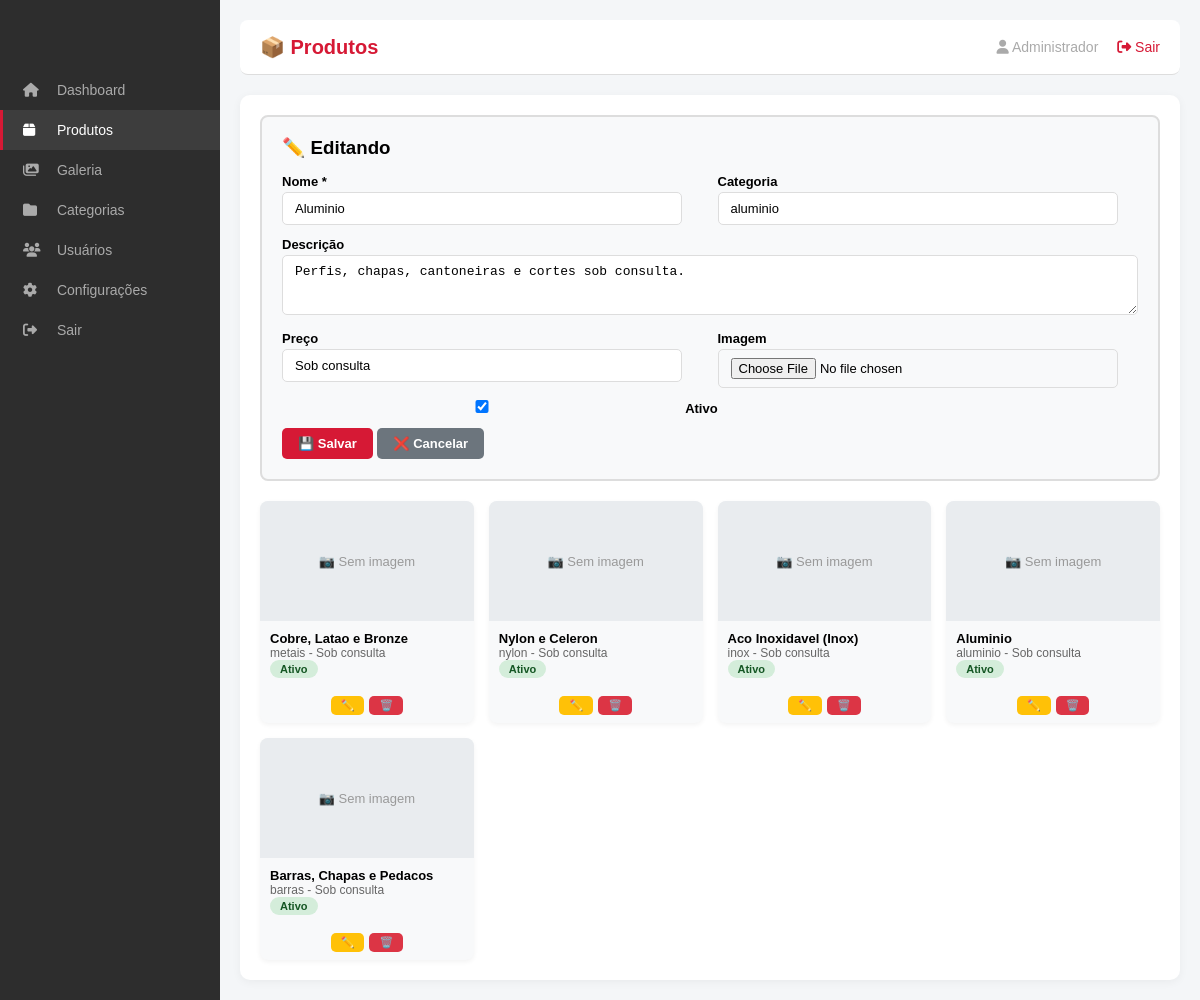
Screenshot of /painel_industrial/admin.php?modulo=produtos&edit=4 (signed in) with the database file from the repository.
### tables this page shows
CREATE TABLE `produtos` (
  `id` int(11) NOT NULL AUTO_INCREMENT,
  `categoria` varchar(50) NOT NULL,
  `nome` varchar(100) NOT NULL,
  `descricao` text DEFAULT NULL,
  `icone` varchar(50) DEFAULT NULL,
  `imagem` varchar(255) DEFAULT NULL,
  `ativo` tinyint(1) DEFAULT 1,
  `created_at` timestamp NOT NULL DEFAULT current_timestamp(),
  `updated_at` timestamp NOT NULL DEFAULT current_timestamp() ON UPDATE current_timestamp(),
  `preco` varchar(50) DEFAULT 'Sob consulta',
  PRIMARY KEY (`id`)
);

### config/database.php (called while the page is built, shortened)
<?php
$host = "localhost";
$dbname = "u119221664_ferrobras_site";
$user = "u119221664_ferrobras_user";
$pass = "Ferrobras@2026";
try {
    $pdo = new PDO("mysql:host=$host;dbname=$dbname;charset=utf8", $user, $pass);
    $pdo->setAttribute(PDO::ATTR_ERRMODE, PDO::ERRMODE_EXCEPTION);
} catch(PDOException $e) {
    die("❌ Erro de conexão: " . $e->getMessage());
}
function fetchAll($sql) {
    global $pdo;
    $stmt = $pdo->query($sql);
    return $stmt->fetchAll(PDO::FETCH_ASSOC);
}
function fetchOne($sql) {
    global $pdo;
    $stmt = $pdo->query($sql);
    return $stmt->fetch(PDO::FETCH_ASSOC);
}
?>

### painel_industrial/admin.php (the view, shortened to what this page needs)
<?php
require_once __DIR__ . '/../config/database.php';
$modulo = $_GET['modulo'] ?? 'dashboard';
$editando = null;
if ($modulo === 'produtos') {
    if (isset($_GET['edit']) && is_numeric($_GET['edit'])) {
        $editando = fetchOne("SELECT * FROM produtos WHERE id = " . intval($_GET['edit']));
    }
}
?>
<!DOCTYPE html>
<html>
<head>
    <link rel="stylesheet" href="https://cdnjs.cloudflare.com/ajax/libs/font-awesome/6.4.0/css/all.min.css">
</head>
<body>
    <div class="sidebar">
        <a href="admin.php?modulo=dashboard" class="<?php echo $modulo === 'dashboard' ? 'active' : ''; ?>"><i class="fas fa-home"></i> Dashboard</a>
        <a href="admin.php?modulo=produtos" class="<?php echo $modulo === 'produtos' ? 'active' : ''; ?>"><i class="fas fa-box"></i> Produtos</a>
        <a href="admin.php?modulo=galeria" class="<?php echo $modulo === 'galeria' ? 'active' : ''; ?>"><i class="fas fa-images"></i> Galeria</a>
        <a href="admin.php?modulo=categorias" class="<?php echo $modulo === 'categorias' ? 'active' : ''; ?>"><i class="fas fa-folder"></i> Categorias</a>
        <a href="admin.php?modulo=usuarios" class="<?php echo $modulo === 'usuarios' ? 'active' : ''; ?>"><i class="fas fa-users"></i> Usuários</a>
        <a href="admin.php?modulo=configuracoes" class="<?php echo $modulo === 'configuracoes' ? 'active' : ''; ?>"><i class="fas fa-cog"></i> Configurações</a>
        <a href="logout.php"><i class="fas fa-sign-out-alt"></i> Sair</a>
    </div>
    <div class="main">
        <div class="header" style="background:white;color:#333;border-bottom:1px solid #ddd;margin-bottom:20px;border-radius:8px;">
            <h1 style="color:#d61935;font-size:20px;">
                <?php
                $titulos = [
                    'dashboard' => '📊 Dashboard',
                    'produtos' => '📦 Produtos',
                    'galeria' => '🖼️ Galeria',
                    'categorias' => '📂 Categorias',
                    'usuarios' => '👥 Usuários',
                    'configuracoes' => '⚙️ Configurações'
                ];
                echo $titulos[$modulo] ?? '📊 Dashboard';
                ?>
            </h1>
            <div class="user-info">
                <i class="fas fa-user"></i> <?php echo $_SESSION['admin_nome'] ?? $_SESSION['admin_email'] ?? 'Admin'; ?>
                <a href="logout.php"><i class="fas fa-sign-out-alt"></i> Sair</a>
            </div>
        </div>
        <div class="container">
            <?php if ($modulo === 'produtos'):
                $produtos = fetchAll("SELECT * FROM produtos ORDER BY id DESC");
            ?>
                <div class="form-card">
                    <h3><?php echo $editando ? '✏️ Editando' : '➕ Novo Produto'; ?></h3>
                    <form method="POST" enctype="multipart/form-data">
                        <div class="form-row">
                            <div class="form-group"><label>Nome *</label><input type="text" name="nome" value="<?php echo $editando ? htmlspecialchars($editando['nome']) : ''; ?>" required></div>
                            <div class="form-group"><label>Categoria</label><input type="text" name="categoria" value="<?php echo $editando ? htmlspecialchars($editando['categoria']) : ''; ?>"></div>
                        </div>
                        <div class="form-group"><label>Descrição</label><textarea name="descricao"><?php echo $editando ? htmlspecialchars($editando['descricao']) : ''; ?></textarea></div>
                        <div class="form-row">
                            <div class="form-group"><label>Preço</label><input type="text" name="preco" value="<?php echo $editando ? htmlspecialchars($editando['preco']) : 'Sob consulta'; ?>"></div>
                            <div class="form-group"><label>Imagem</label><input type="file" name="imagem" accept="image/*"></div>
                        </div>
                        <div class="form-group"><label><input type="checkbox" name="ativo" value="1" <?php echo (!$editando || $editando['ativo']) ? 'checked' : ''; ?>> Ativo</label></div>
                        <button type="submit" name="salvar_produto" class="btn btn-primary">💾 Salvar</button>
                        <?php if ($editando): ?><a href="admin.php?modulo=produtos" class="btn btn-voltar">❌ Cancelar</a><?php endif; ?>
                    </form>
                </div>
                <div class="grid-produtos">
                    <?php if (count($produtos) > 0): ?>
                        <?php foreach ($produtos as $p): ?>
                            <div class="card-item">
                                <?php if (!empty($p['imagem']) && file_exists('../imagens/produtos/' . $p['imagem'])): ?>
                                    <img src="../imagens/produtos/<?php echo $p['imagem']; ?>" alt="<?php echo htmlspecialchars($p['nome']); ?>">
                                <?php else: ?>
                                    <div class="sem-imagem">📷 Sem imagem</div>
                                <?php endif; ?>
                                <div class="info">
                                    <div class="nome"><?php echo htmlspecialchars($p['nome']); ?></div>
                                    <div style="font-size:12px;color:#666;"><?php echo htmlspecialchars($p['categoria']); ?> - <?php echo $p['preco']; ?></div>
                                    <span class="badge <?php echo $p['ativo'] ? 'badge-success' : 'badge-danger'; ?>"><?php echo $p['ativo'] ? 'Ativo' : 'Inativo'; ?></span>
                                </div>
                                <div class="acoes">
                                    <a href="admin.php?modulo=produtos&edit=<?php echo $p['id']; ?>" class="btn btn-warning" style="font-size:11px;padding:3px 10px;">✏️</a>
                                    <a href="admin.php?modulo=produtos&delete=<?php echo $p['id']; ?>" class="btn btn-danger" style="font-size:11px;padding:3px 10px;" onclick="return confirm('Excluir?')">🗑️</a>
                                </div>
                            </div>
                        <?php endforeach; ?>
                    <?php else: ?>
                        <p style="text-align:center;color:#999;padding:20px;grid-column:1/-1;">Nenhum produto cadastrado</p>
                    <?php endif; ?>
                </div>
            <?php endif; ?>
        </div>
    </div>
</body>
</html>

### painel_industrial/admin.php (style rules this page uses)
* { margin:0; padding:0; box-sizing:border-box; }
body { font-family: Arial, sans-serif; background: #f4f6f8; }
.header { background: #1a1a1a; color: white; padding: 15px 20px; display: flex; justify-content: space-between; align-items: center; flex-wrap: wrap; }
.header h1 { color: #d61935; font-size: 22px; }
.header .user-info { color: #aaa; font-size: 14px; }
.header .user-info a { color: #d61935; text-decoration: none; margin-left: 15px; }
.sidebar { background: #2d2d2d; width: 220px; position: fixed; top: 0; left: 0; height: 100%; padding-top: 70px; overflow-y: auto; }
.sidebar a { display: block; padding: 12px 20px; color: #aaa; text-decoration: none; font-size: 14px; border-left: 3px solid transparent; transition: 0.3s; }
.sidebar a:hover, .sidebar a.active { background: #3d3d3d; color: white; border-left-color: #d61935; }
.sidebar a i { width: 20px; margin-right: 10px; }
.main { margin-left: 220px; padding: 20px; }
.container { background: white; padding: 20px; border-radius: 10px; box-shadow: 0 2px 10px rgba(0,0,0,0.05); }
.btn { display: inline-block; padding: 8px 16px; border-radius: 5px; text-decoration: none; font-weight: bold; border: none; cursor: pointer; font-size: 13px; }
.btn-primary { background: #d61935; color: white; }
.btn-danger { background: #dc3545; color: white; }
.btn-warning { background: #ffc107; color: #333; }
.btn-voltar { background: #6c757d; color: white; }
.badge { display: inline-block; padding: 3px 10px; border-radius: 20px; font-size: 11px; font-weight: 600; }
.badge-success { background: #d4edda; color: #155724; }
.form-group { margin-bottom: 12px; }
.form-group label { display: block; font-weight: bold; margin-bottom: 3px; font-size: 13px; }
.form-group input, .form-group textarea, .form-group select { width: 100%; max-width: 400px; padding: 8px 12px; border: 1px solid #ddd; border-radius: 5px; font-size: 13px; }
.form-group textarea { max-width: 100%; height: 60px; }
.form-row { display: grid; grid-template-columns: 1fr 1fr; gap: 15px; }
.form-card { background: #f8f9fa; padding: 20px; border-radius: 8px; margin-bottom: 20px; border: 2px solid #ddd; }
.form-card h3 { margin-bottom: 15px; }
.grid-produtos { display: grid; grid-template-columns: repeat(auto-fill, minmax(200px, 1fr)); gap: 15px; }
.card-item { background: #f8f9fa; border-radius: 8px; overflow: hidden; box-shadow: 0 2px 5px rgba(0,0,0,0.05); }
.card-item .info { padding: 10px; font-size: 13px; }
.card-item .info .nome { font-weight: bold; }
.card-item .acoes { padding: 8px 10px; display: flex; gap: 5px; justify-content: center; flex-wrap: wrap; }
.sem-imagem { width: 100%; height: 120px; background: #e9ecef; display: flex; align-items: center; justify-content: center; color: #999; font-size: 13px; }

### rows the page displays
produtos: nome "Aluminio", categoria "aluminio", descricao "Perfis, chapas, cantoneiras e cortes sob consulta.", preco "Sob consulta", ativo "☑", shows "📷 Sem imagem", shows "Ativo"
produtos: shows "📷 Sem imagem", nome "Cobre, Latao e Bronze", categoria "metais", preco "Sob consulta", ativo "Ativo"
produtos: shows "📷 Sem imagem", nome "Nylon e Celeron", categoria "nylon", preco "Sob consulta", ativo "Ativo"
produtos: shows "📷 Sem imagem", nome "Aco Inoxidavel (Inox)", categoria "inox", preco "Sob consulta", ativo "Ativo"
produtos: shows "📷 Sem imagem", nome "Barras, Chapas e Pedacos", categoria "barras", preco "Sob consulta", ativo "Ativo"

### other values shown
$titulos[$modulo] "📦 Produtos"
$_SESSION['admin_nome'] "Administrador"
